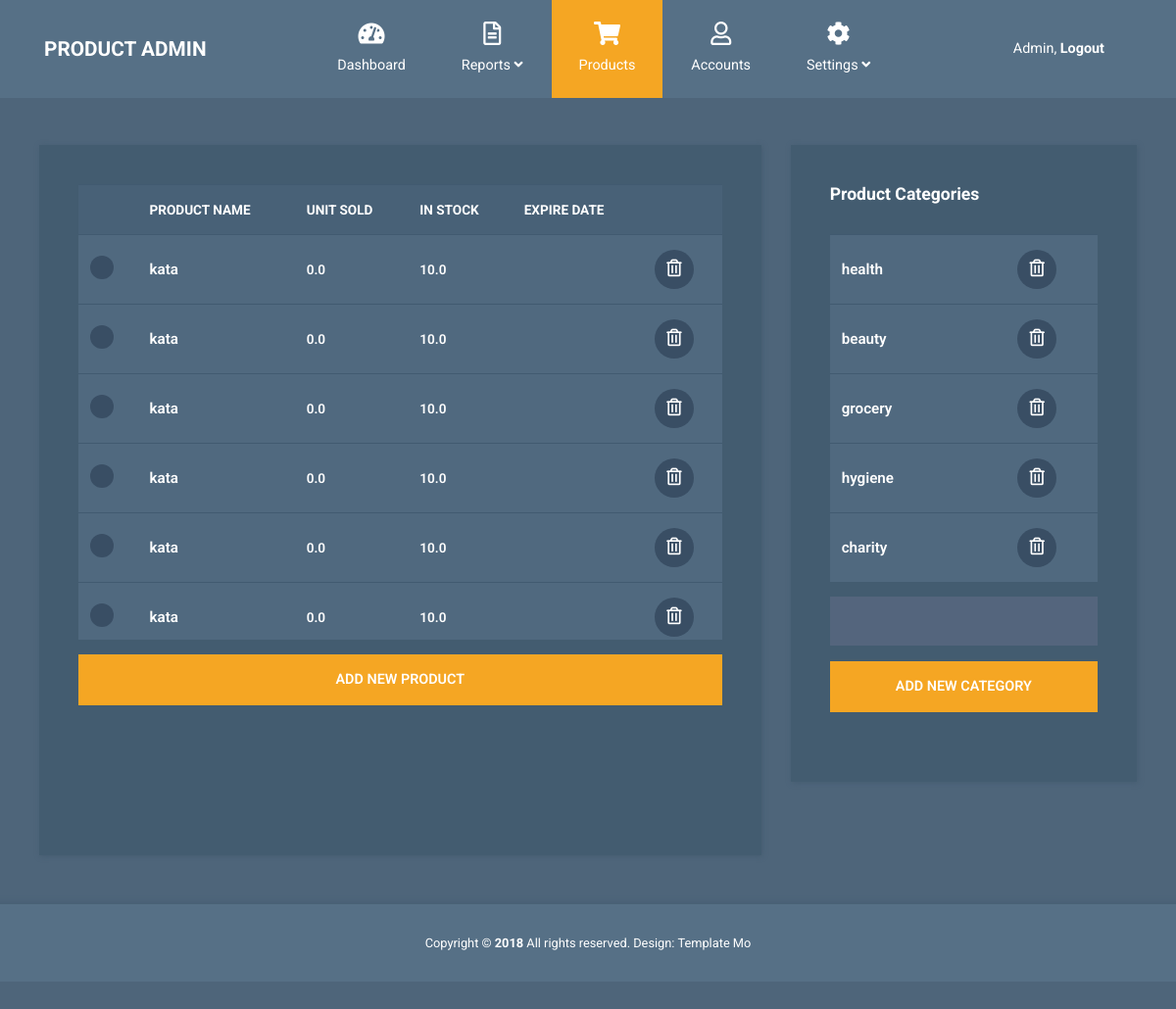
/admin/products (signed in), run on the app's committed database.
### myproject/models.py (models this page shows, shortened)
class Product(db.Model):
    __tablename__ = "products"
    id = db.Column(db.Integer, primary_key=True)
    name = db.Column(db.String)
    manufacturer = db.Column(db.String)
    quantity = db.Column(db.Float)
    sku = db.Column(db.Float)
    min_Bid = db.Column(db.Float)
    image = db.Column(db.String)
    description = db.Column(db.String)
    sold_quantity = db.Column(db.Float)
    rating = db.Column(db.Float)
    comments = db.Column(db.String)
    category_id = db.Column(db.Integer,db.ForeignKey("categories.id"))
    consultant = db.Column(db.String)
    tags = db.Column(db.String)
    shipping_price = db.Column(db.Float)
    location = db.Column(db.String)
    price=db.Column(db.Float)
    expire_data=db.Column(db.String)

class Category(db.Model):
    __tablename__ = "categories"
    id = db.Column(db.Integer,primary_key=True)
    name = db.Column(db.String)
    products = db.relationship("Product",backref="category",lazy="dynamic")

### myproject/admin/views.py (the view)
@admin_blueprint.route("/products",methods=["GET","POST"])
@admin_required
def manage_products():
    product_list = Product.query.all()
    category_list = Category.query.all()
    add_category_form = AddCategoryFrom()
    if add_category_form.validate_on_submit():
        name = add_category_form.name.data
        category = Category(name)
        db.session.add(category)
        db.session.commit()
        return redirect(url_for("admin.manage_products"))
    return render_template("admin-products.html",product_list=product_list,category_list=category_list,category_form = add_category_form)

### myproject/admin/forms.py
class AddCategoryFrom(FlaskForm):
    name = StringField(validators=[DataRequired()])
    submit = SubmitField("ADD NEW CATEGORY")

### myproject/admin/views.py (called while the page is built)
def admin_required(func):
    @wraps(func)
    @login_required
    def decorated_view(*args, **kwargs):
        if not Admin.query.filter_by(user_id=current_user.id).first():
            return current_app.login_manager.unauthorized()
        return func(*args, **kwargs)
    return decorated_view

### myproject/models.py (called while the page is built)
@login_manager.user_loader
def load_user(user_id):
    return User.query.get(user_id)

### myproject/admin/templates/admin/admin-products.html (shortened to what this page needs)
<!DOCTYPE html>
<html lang="en">
  <head>
    <link rel="stylesheet" href="{{url_for('static',filename='css/fontawesome.min.css')}}" />
    <link rel="stylesheet" href="{{url_for('static',filename='css/bootstrap.min.css')}}" />
    <link rel="stylesheet" href="{{url_for('static',filename='css/templatemo-style.css')}}">
  </head>
  <body id="reportsPage">
    <nav class="navbar navbar-expand-xl">
      <div class="container h-100">
        <a class="navbar-brand" href="index.html">
          <h1 class="tm-site-title mb-0">Product Admin</h1>
        </a>
        <div class="collapse navbar-collapse" id="navbarSupportedContent">
          <ul class="navbar-nav mx-auto h-100">
            <li class="nav-item">
              <a class="nav-link" href="{{url_for('admin.index')}}">
                <i class="fas fa-tachometer-alt"></i> Dashboard
              </a>
            </li>
            <li class="nav-item dropdown">
              <a
                class="nav-link dropdown-toggle"
                href="#"
                id="navbarDropdown"
                role="button"
                data-toggle="dropdown"
                aria-haspopup="true"
                aria-expanded="false">
                <i class="far fa-file-alt"></i>
                <span> Reports <i class="fas fa-angle-down"></i> </span>
              </a>
            </li>
            <li class="nav-item">
              <a class="nav-link active" href="{{url_for('admin.manage_products')}}">
                <i class="fas fa-shopping-cart"></i> Products
              </a>
            </li>
            <li class="nav-item">
              <a class="nav-link" href="accounts.html">
                <i class="far fa-user"></i> Accounts
              </a>
            </li>
            <li class="nav-item dropdown">
              <a
                class="nav-link dropdown-toggle"
                href="#"
                id="navbarDropdown"
                role="button"
                data-toggle="dropdown"
                aria-haspopup="true"
                aria-expanded="false">
                <i class="fas fa-cog"></i>
                <span> Settings <i class="fas fa-angle-down"></i> </span>
              </a>
            </li>
          </ul>
          <ul class="navbar-nav">
            <li class="nav-item">
              <a class="nav-link d-block" href="{{url_for('admin.logout')}}">
                Admin, <b>Logout</b>
              </a>
            </li>
          </ul>
        </div>
      </div>
    </nav>
    <div class="container mt-5">
      <div class="row tm-content-row">
        <div class="col-sm-12 col-md-12 col-lg-8 col-xl-8 tm-block-col">
          <div class="tm-bg-primary-dark tm-block tm-block-products">
            <div class="tm-product-table-container">
              <form method="POST" action="/admin/delete-products">
                <table class="table table-hover tm-table-small tm-product-table">
                  <thead>
                    <tr>
                      <th scope="col">&nbsp;</th>
                      <th scope="col">PRODUCT NAME</th>
                      <th scope="col">UNIT SOLD</th>
                      <th scope="col">IN STOCK</th>
                      <th scope="col">EXPIRE DATE</th>
                      <th scope="col">&nbsp;</th>
                    </tr>
                  </thead>
                  <tbody>
                        {% for product in product_list %}
                        <tr>
                          <th scope="row"><input type="checkbox" name="product" value={{product.id}}></th>
                          <td class="tm-product-name">{{product.name}}</td>
                          <td>{{product.sold_quantity}}</td>
                          <td>{{product.quantity}}</td>
                          <td>{{product.expire_date}}</td>
                          <td>
                            <a href="/admin/detele-product/{{product.id}}" class="tm-product-delete-link">
                              <i class="far fa-trash-alt tm-product-delete-icon"></i>
                            </a>
                          </td>
                        </tr>
                        {% endfor %}
                  </tbody>
                </table>
            </form>
            </div>
            <a
              href="/admin/add-product"
              class="btn btn-primary btn-block text-uppercase mb-3">Add new product</a>
          </div>
        </div>
        <div class="col-sm-12 col-md-12 col-lg-4 col-xl-4 tm-block-col">
          <div class="tm-bg-primary-dark tm-block tm-block-product-categories">
            <h2 class="tm-block-title">Product Categories</h2>
            <div class="tm-product-table-container">
              <table class="table tm-table-small tm-product-table">
                <tbody>
                  {% for category in category_list %}
                    <tr>
                      <td class="tm-product-name">{{category.name}}</td>
                      <td class="text-center">
                        <a href="/admin/delete-category/{{category.name}}" class="tm-product-delete-link">
                          <i class="far fa-trash-alt tm-product-delete-icon"></i>
                        </a>
                      </td>
                    </tr>
                  {% endfor %}
                </tbody>
              </table>
            </div>
            <form method="POST">
              <div class="form-group mb-3">
                {{category_form.name(id="category",class="form-control validate")}}
              </div>
                {{category_form.submit(class="btn btn-primary btn-block text-uppercase mb-3")}}
            </form>
          </div>
        </div>
      </div>
    </div>
    <footer class="tm-footer row tm-mt-small">
      <div class="col-12 font-weight-light">
        <p class="text-center text-white mb-0 px-4 small">
          Copyright &copy; <b>2018</b> All rights reserved.
          Design: <a rel="nofollow noopener" href="https://templatemo.com" class="tm-footer-link">Template Mo</a>
        </p>
      </div>
    </footer>
  </body>
</html>

### myproject/static/css/templatemo-style.css (style rules this page uses)
html { font-size: 16px; overflow-x: hidden; }
body { font-family: Roboto, Helvetica, Arial, sans-serif; background-color: #4e657a; overflow-x: hidden; }
a { transition: all 0.3s ease; }
.navbar-brand { display: flex; align-items: center; }
.tm-site-title { display: inline-block; text-transform: uppercase; font-size: 1.3rem; font-weight: 700; color: #fff; }
.navbar { height: 100px; background-color: #567086; padding: 0; }
.navbar .container { position: relative; }
.tm-mt-small { margin-top: 20px; }
.tm-block-col { margin-bottom: 30px; }
.tm-block { padding: 40px; -webkit-box-shadow: 1px 1px 5px 0 #455c71; -moz-box-shadow: 1px 1px 5px 0 #455c71; box-shadow: 1px 1px 5px 0 #455c71; min-height: 350px; height: 100%; max-height: 450px; }
.tm-block-title { font-size: 1.1rem; font-weight: 700; color: #fff; margin-bottom: 30px; }
.nav-link { color: #fff; height: 100%; display: flex; align-items: center; justify-content: center; flex-direction: column; font-size: 90%; }
.nav-link > i { margin-bottom: 10px; margin-right: 0; font-size: 1.5rem; }
.dropdown-item, .nav-link { padding: 15px 20px; }
.navbar-nav .active > .nav-link, .navbar-nav .nav-link.active { background-color: #f5a623; color: #fff; }
.navbar-nav .nav-link.active i { color: #fff; }
.nav-item { text-align: center; }
.nav-item:last-child { margin-right: 0; }
.dropdown-toggle::after { display: none; }
.tm-content-row { justify-content: space-between; margin-left: -20px; margin-right: -20px; }
.table { background-color: #50697f; color: #fff; font-size: 85%; margin-bottom: 0; }
thead { background-color: #486177; color: #fff; }
.table thead th { border-bottom: 0; }
.form-control { background-color: #54657d; color: #fff; border: 0; }
.form-control { padding: 19px 18px; border-radius: 0; height: 50px; }
.form-group { margin-bottom: 15px; }
.btn { border-radius: 0; padding: 13px 28px; transition: all 0.2s ease; max-width: 100%; }
.btn-primary { color: #fff; background-color: #f5a623; border: 2px solid #f5a623; font-size: 90%; font-weight: 600; }
.table td, .table th { border-top: 1px solid #415a70; padding: 15px 25px; vertical-align: middle; }
.tm-table-small td, .tm-table-small th { padding-left: 12px; padding-right: 12px; }
.table-hover tbody tr { transition: all 0.2s ease; }
.tm-bg-primary-dark { background-color: #435c70; }
input[type="checkbox"] { cursor: pointer; -webkit-appearance: none; appearance: none; background-color: #394e64; background-position: center; border-radius: 50%; box-sizing: border-box; position: relative; box-sizing: content-box; width: 24px; height: 24px; transition: all 0.1s linear; }
.tm-block-products { min-height: 725px; }
.tm-block-product-categories { min-height: 650px; }
.tm-product-table-container { max-height: 465px; margin-bottom: 15px; overflow-y: scroll; }
.tm-product-table tr { font-weight: 600; }
.tm-product-name { font-size: 0.95rem; font-weight: 600; }
.tm-product-delete-icon { font-size: 1.1rem; color: #fff; }
.tm-product-delete-link { padding: 10px; border-radius: 50%; background-color: #394e64; display: inline-block; width: 40px; height: 40px; text-align: center; }
.tm-footer { background-color: #567086; padding-top: 30px; padding-bottom: 30px; -webkit-box-shadow: 0 -3px 5px 0 rgba(69, 92, 113, 0.59); -moz-box-shadow: 0 -3px 5px 0 rgba(69, 92, 113, 0.59); box-shadow: 0 -3px 5px 0 rgba(69, 92, 113, 0.59); }
.tm-footer-link { color: white; }
@media (min-width: 1200px) { .navbar-expand-xl .navbar-nav .nav-link { padding-left: 28px; padding-right: 28px; } }
@media (min-width: 1200px) { .navbar-collapse { height: 100%; } }
@media (max-width: 1275px) and (min-width: 1200px) { .nav-item { margin-right: 15px; } }
@media (max-width: 1350px) { .nav-item { margin-right: 1px; } }

### data on the page
Product: name "kata", sold_quantity "0.0", quantity "10.0"
Product: name "kata", sold_quantity "0.0", quantity "10.0"
Product: name "kata", sold_quantity "0.0", quantity "10.0"
Product: name "kata", sold_quantity "0.0", quantity "10.0"
Product: name "kata", sold_quantity "0.0", quantity "10.0"
Product: name "kata", sold_quantity "0.0", quantity "10.0"
Category: name "health"
Category: name "beauty"
Category: name "grocery"
Category: name "hygiene"
Category: name "charity"
